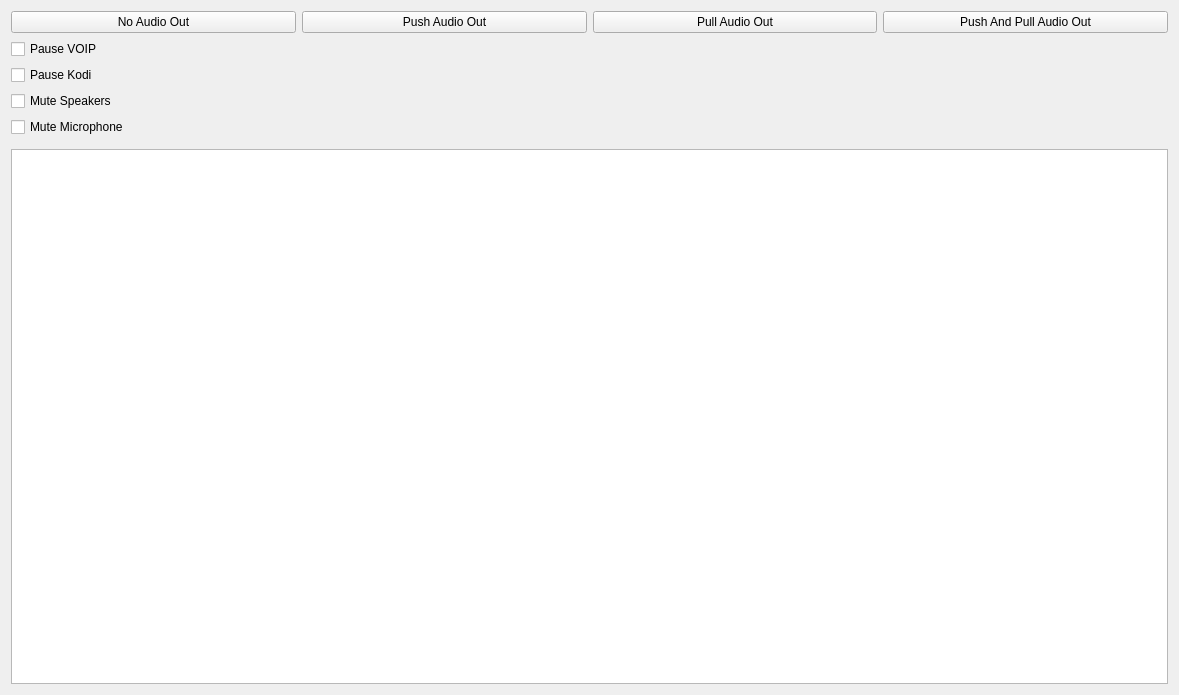
<?xml version="1.0" encoding="UTF-8"?>
<ui version="4.0">
 <class>MainWindow</class>
 <widget class="QMainWindow" name="MainWindow">
  <property name="geometry">
   <rect>
    <x>0</x>
    <y>0</y>
    <width>1179</width>
    <height>695</height>
   </rect>
  </property>
  <property name="windowTitle">
   <string>MainWindow</string>
  </property>
  <widget class="QWidget" name="centralWidget">
   <layout class="QVBoxLayout" name="verticalLayout">
    <item>
     <layout class="QHBoxLayout" name="horizontalLayout">
      <item>
       <widget class="QPushButton" name="m_AudioOutNoneButton">
        <property name="text">
         <string>No Audio Out</string>
        </property>
       </widget>
      </item>
      <item>
       <widget class="QPushButton" name="m_PushAudioOutButton">
        <property name="text">
         <string>Push Audio Out</string>
        </property>
       </widget>
      </item>
      <item>
       <widget class="QPushButton" name="m_PullAudioOutButton">
        <property name="text">
         <string>Pull Audio Out</string>
        </property>
       </widget>
      </item>
      <item>
       <widget class="QPushButton" name="m_PushAndPullButton">
        <property name="text">
         <string>Push And Pull Audio Out</string>
        </property>
       </widget>
      </item>
     </layout>
    </item>
    <item>
     <widget class="QCheckBox" name="m_PauseVoipCheckBox">
      <property name="text">
       <string>Pause VOIP</string>
      </property>
     </widget>
    </item>
    <item>
     <widget class="QCheckBox" name="m_PauseKodiCheckbox">
      <property name="text">
       <string>Pause Kodi</string>
      </property>
     </widget>
    </item>
    <item>
     <widget class="QCheckBox" name="m_MuteSpeakersCheckBox">
      <property name="text">
       <string>Mute Speakers</string>
      </property>
     </widget>
    </item>
    <item>
     <widget class="QCheckBox" name="m_MuteMicrophoneCheckBox">
      <property name="text">
       <string>Mute Microphone</string>
      </property>
     </widget>
    </item>
    <item>
     <widget class="Waveform" name="m_WaveForm" native="true"/>
    </item>
    <item>
     <widget class="LogWidget" name="m_LogWidget"/>
    </item>
   </layout>
  </widget>
 </widget>
 <layoutdefault spacing="6" margin="11"/>
 <customwidgets>
  <customwidget>
   <class>Waveform</class>
   <extends>QWidget</extends>
   <header location="global">QtSoundTest/WaveForm.h</header>
   <container>1</container>
  </customwidget>
  <customwidget>
   <class>LogWidget</class>
   <extends>QPlainTextEdit</extends>
   <header location="global">LogWidget.h</header>
  </customwidget>
 </customwidgets>
 <resources/>
 <connections/>
</ui>
